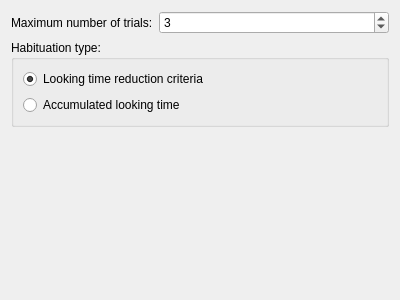
<?xml version="1.0" encoding="UTF-8"?>
<ui version="4.0">
 <class>PhaseWPHabituation</class>
 <widget class="QWizardPage" name="PhaseWPHabituation">
  <property name="geometry">
   <rect>
    <x>0</x>
    <y>0</y>
    <width>400</width>
    <height>300</height>
   </rect>
  </property>
  <property name="windowTitle">
   <string>WizardPage</string>
  </property>
  <property name="title">
   <string>Habituation phase type</string>
  </property>
  <property name="subTitle">
   <string>Enter details for a habituation phase</string>
  </property>
  <attribute name="pageId">
   <string notr="true">3</string>
  </attribute>
  <layout class="QVBoxLayout" name="verticalLayout_2">
   <item>
    <layout class="QFormLayout" name="formLayout">
     <item row="0" column="0">
      <widget class="QLabel" name="label">
       <property name="text">
        <string>Maximum number of trials:</string>
       </property>
      </widget>
     </item>
     <item row="0" column="1">
      <widget class="QSpinBox" name="spinboxHabNTrials">
       <property name="minimum">
        <number>1</number>
       </property>
       <property name="value">
        <number>3</number>
       </property>
      </widget>
     </item>
    </layout>
   </item>
   <item>
    <widget class="QGroupBox" name="groupBox">
     <property name="title">
      <string>Habituation type:</string>
     </property>
     <layout class="QVBoxLayout" name="verticalLayout">
      <item>
       <widget class="QRadioButton" name="rbHabReduction">
        <property name="toolTip">
         <string>Looking time decreases to a specified level</string>
        </property>
        <property name="text">
         <string>Looking time reduction criteria</string>
        </property>
        <property name="checked">
         <bool>true</bool>
        </property>
       </widget>
      </item>
      <item>
       <widget class="QRadioButton" name="rbHabAccum">
        <property name="toolTip">
         <string>Subject must accumulate a specified amount of looking time over the entire phase</string>
        </property>
        <property name="text">
         <string>Accumulated looking time</string>
        </property>
       </widget>
      </item>
     </layout>
    </widget>
   </item>
   <item>
    <spacer name="verticalSpacer">
     <property name="orientation">
      <enum>Qt::Vertical</enum>
     </property>
     <property name="sizeHint" stdset="0">
      <size>
       <width>20</width>
       <height>155</height>
      </size>
     </property>
    </spacer>
   </item>
  </layout>
 </widget>
 <resources/>
 <connections/>
</ui>
